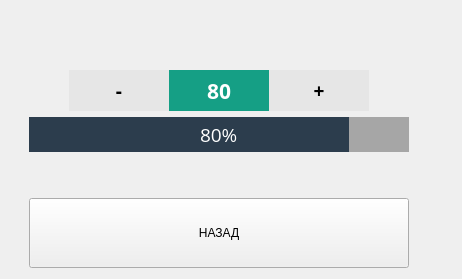
           <widget class="QWidget" name="pageSetLight">
            <layout class="QVBoxLayout" name="verticalLayout_35">
             <property name="leftMargin">
              <number>29</number>
             </property>
             <property name="topMargin">
              <number>30</number>
             </property>
             <property name="rightMargin">
              <number>53</number>
             </property>
             <item>
              <spacer name="verticalSpacer_34">
               <property name="orientation">
                <enum>Qt::Vertical</enum>
               </property>
               <property name="sizeHint" stdset="0">
                <size>
                 <width>20</width>
                 <height>40</height>
                </size>
               </property>
              </spacer>
             </item>
             <item>
              <widget class="QFrame" name="frame_8">
               <property name="frameShape">
                <enum>QFrame::NoFrame</enum>
               </property>
               <property name="frameShadow">
                <enum>QFrame::Raised</enum>
               </property>
               <layout class="QHBoxLayout" name="horizontalLayout">
                <property name="spacing">
                 <number>0</number>
                </property>
                <property name="leftMargin">
                 <number>0</number>
                </property>
                <property name="topMargin">
                 <number>0</number>
                </property>
                <property name="rightMargin">
                 <number>0</number>
                </property>
                <property name="bottomMargin">
                 <number>0</number>
                </property>
                <item>
                 <spacer name="horizontalSpacer_3">
                  <property name="orientation">
                   <enum>Qt::Horizontal</enum>
                  </property>
                  <property name="sizeHint" stdset="0">
                   <size>
                    <width>40</width>
                    <height>20</height>
                   </size>
                  </property>
                 </spacer>
                </item>
                <item>
                 <widget class="QPushButton" name="lightDown">
                  <property name="minimumSize">
                   <size>
                    <width>100</width>
                    <height>41</height>
                   </size>
                  </property>
                  <property name="maximumSize">
                   <size>
                    <width>100</width>
                    <height>41</height>
                   </size>
                  </property>
                  <property name="font">
                   <font>
                    <family>Open Sans</family>
                    <pointsize>14</pointsize>
                    <weight>75</weight>
                    <bold>true</bold>
                   </font>
                  </property>
                  <property name="styleSheet">
                   <string notr="true">background-color: rgb(230, 230, 230);
color: rgb(0, 0, 0);
border-radius: 0px;</string>
                  </property>
                  <property name="text">
                   <string>-</string>
                  </property>
                 </widget>
                </item>
                <item>
                 <widget class="QPushButton" name="volLight">
                  <property name="minimumSize">
                   <size>
                    <width>100</width>
                    <height>41</height>
                   </size>
                  </property>
                  <property name="maximumSize">
                   <size>
                    <width>100</width>
                    <height>41</height>
                   </size>
                  </property>
                  <property name="font">
                   <font>
                    <family>Open Sans</family>
                    <pointsize>16</pointsize>
                    <weight>75</weight>
                    <bold>true</bold>
                   </font>
                  </property>
                  <property name="styleSheet">
                   <string notr="true">	background-color: rgb(21, 159, 133);
	color: rgb(255, 255, 255);
	border-radius: 0px;</string>
                  </property>
                  <property name="text">
                   <string>80</string>
                  </property>
                 </widget>
                </item>
                <item>
                 <widget class="QPushButton" name="lightUp">
                  <property name="minimumSize">
                   <size>
                    <width>100</width>
                    <height>41</height>
                   </size>
                  </property>
                  <property name="maximumSize">
                   <size>
                    <width>100</width>
                    <height>41</height>
                   </size>
                  </property>
                  <property name="font">
                   <font>
                    <family>Open Sans</family>
                    <pointsize>14</pointsize>
                    <weight>75</weight>
                    <bold>true</bold>
                   </font>
                  </property>
                  <property name="styleSheet">
                   <string notr="true">background-color: rgb(230, 230, 230);
color: rgb(0, 0, 0);
border-radius: 0px;</string>
                  </property>
                  <property name="text">
                   <string>+</string>
                  </property>
                 </widget>
                </item>
                <item>
                 <spacer name="horizontalSpacer_4">
                  <property name="orientation">
                   <enum>Qt::Horizontal</enum>
                  </property>
                  <property name="sizeHint" stdset="0">
                   <size>
                    <width>40</width>
                    <height>20</height>
                   </size>
                  </property>
                 </spacer>
                </item>
               </layout>
              </widget>
             </item>
             <item>
              <widget class="QProgressBar" name="progressLight">
               <property name="minimumSize">
                <size>
                 <width>34</width>
                 <height>0</height>
                </size>
               </property>
               <property name="font">
                <font>
                 <family>Open Sans</family>
                 <pointsize>14</pointsize>
                </font>
               </property>
               <property name="styleSheet">
                <string notr="true">QProgressBar {
background-color: rgb(166, 166, 166);
text-align: center;
color:rgb(255, 255, 255);
border-radius:0px;
}

QProgressBar::chunk {
background-color: #2c3d4d;
     width: 20px;
 }</string>
               </property>
               <property name="value">
                <number>80</number>
               </property>
              </widget>
             </item>
             <item>
              <spacer name="verticalSpacer_33">
               <property name="orientation">
                <enum>Qt::Vertical</enum>
               </property>
               <property name="sizeHint" stdset="0">
                <size>
                 <width>20</width>
                 <height>40</height>
                </size>
               </property>
              </spacer>
             </item>
             <item>
              <widget class="wButtonStyled" name="bBackLight">
               <property name="sizePolicy">
                <sizepolicy hsizetype="Preferred" vsizetype="Preferred">
                 <horstretch>0</horstretch>
                 <verstretch>0</verstretch>
                </sizepolicy>
               </property>
               <property name="minimumSize">
                <size>
                 <width>0</width>
                 <height>70</height>
                </size>
               </property>
               <property name="text">
                <string>НАЗАД</string>
               </property>
              </widget>
             </item>
            </layout>
           </widget>
